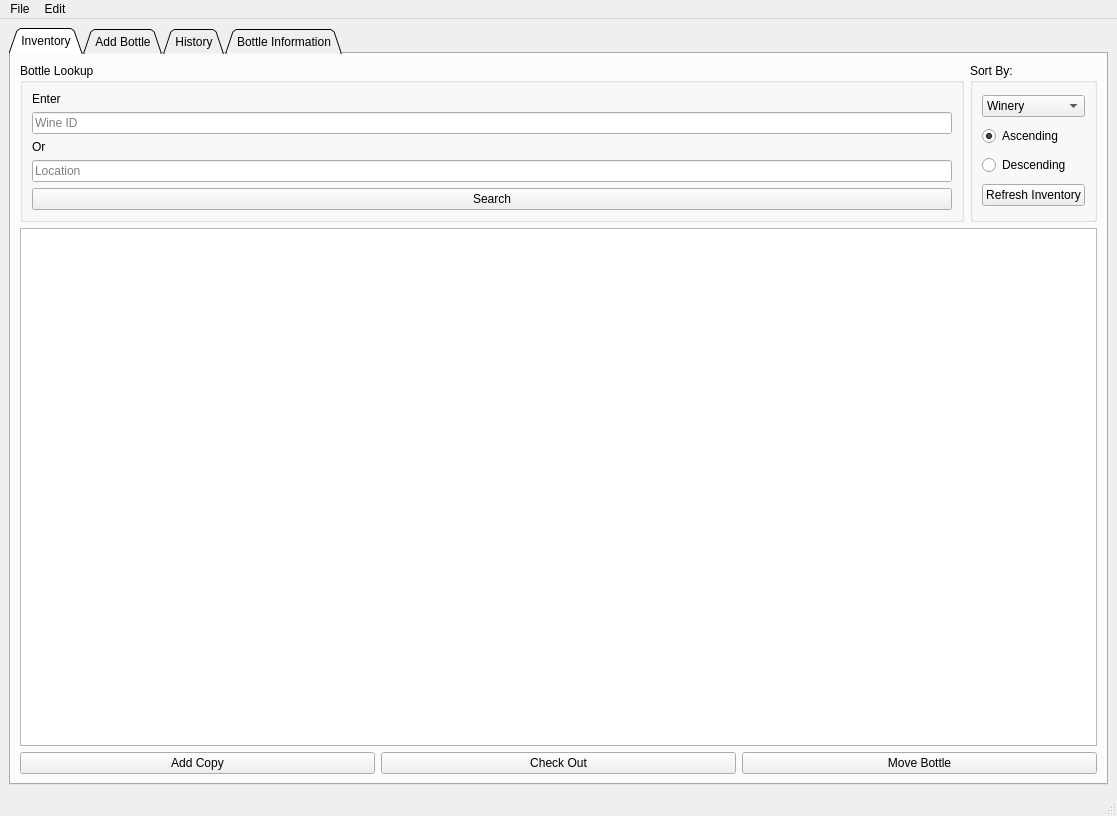
<?xml version="1.0" encoding="UTF-8"?>
<ui version="4.0">
 <class>Vinny</class>
 <widget class="QMainWindow" name="Vinny">
  <property name="geometry">
   <rect>
    <x>0</x>
    <y>0</y>
    <width>1117</width>
    <height>816</height>
   </rect>
  </property>
  <property name="windowTitle">
   <string>Vinny </string>
  </property>
  <property name="windowIcon">
   <iconset resource="resources/icons/icons.qrc">
    <normaloff>:/Wine/wine/icons8-bar-52.png</normaloff>:/Wine/wine/icons8-bar-52.png</iconset>
  </property>
  <property name="tabShape">
   <enum>QTabWidget::Triangular</enum>
  </property>
  <widget class="QWidget" name="centralwidget">
   <layout class="QHBoxLayout" name="horizontalLayout_2">
    <item>
     <widget class="QTabWidget" name="tabWidget">
      <property name="tabShape">
       <enum>QTabWidget::Triangular</enum>
      </property>
      <property name="currentIndex">
       <number>0</number>
      </property>
      <widget class="QWidget" name="inventory">
       <attribute name="title">
        <string>Inventory</string>
       </attribute>
       <layout class="QVBoxLayout" name="verticalLayout_2">
        <item>
         <layout class="QHBoxLayout" name="horizontalLayout">
          <item>
           <widget class="QGroupBox" name="groupBox_2">
            <property name="title">
             <string>Bottle Lookup</string>
            </property>
            <layout class="QVBoxLayout" name="verticalLayout">
             <item>
              <widget class="QLabel" name="label_2">
               <property name="text">
                <string>Enter</string>
               </property>
              </widget>
             </item>
             <item>
              <widget class="QLineEdit" name="wine_id">
               <property name="text">
                <string/>
               </property>
               <property name="placeholderText">
                <string>Wine ID</string>
               </property>
               <property name="clearButtonEnabled">
                <bool>false</bool>
               </property>
              </widget>
             </item>
             <item>
              <widget class="QLabel" name="label">
               <property name="text">
                <string>Or</string>
               </property>
              </widget>
             </item>
             <item>
              <widget class="QLineEdit" name="location_field">
               <property name="placeholderText">
                <string>Location</string>
               </property>
              </widget>
             </item>
             <item>
              <widget class="QPushButton" name="search">
               <property name="text">
                <string>Search</string>
               </property>
               <property name="icon">
                <iconset resource="resources/icons/icons.qrc">
                 <normaloff>:/Actions/actions/search.svg</normaloff>:/Actions/actions/search.svg</iconset>
               </property>
               <property name="checkable">
                <bool>false</bool>
               </property>
              </widget>
             </item>
            </layout>
           </widget>
          </item>
          <item>
           <widget class="QGroupBox" name="groupBox">
            <property name="title">
             <string>Sort By:</string>
            </property>
            <layout class="QVBoxLayout" name="verticalLayout_3">
             <item>
              <widget class="QComboBox" name="sortBy">
               <property name="currentText">
                <string>Winery</string>
               </property>
               <property name="currentIndex">
                <number>0</number>
               </property>
               <item>
                <property name="text">
                 <string>Winery</string>
                </property>
               </item>
               <item>
                <property name="text">
                 <string>AVA</string>
                </property>
               </item>
               <item>
                <property name="text">
                 <string>Name</string>
                </property>
               </item>
               <item>
                <property name="text">
                 <string>Varietal</string>
                </property>
               </item>
               <item>
                <property name="text">
                 <string>Vintage</string>
                </property>
               </item>
              </widget>
             </item>
             <item>
              <widget class="QRadioButton" name="radioButton_2">
               <property name="text">
                <string>Ascending</string>
               </property>
               <property name="checked">
                <bool>true</bool>
               </property>
              </widget>
             </item>
             <item>
              <widget class="QRadioButton" name="radioButton">
               <property name="text">
                <string>Descending</string>
               </property>
              </widget>
             </item>
             <item>
              <widget class="QPushButton" name="refresh">
               <property name="text">
                <string>Refresh Inventory</string>
               </property>
               <property name="icon">
                <iconset resource="resources/icons/icons.qrc">
                 <normaloff>:/Actions/actions/stock_refresh.svg</normaloff>:/Actions/actions/stock_refresh.svg</iconset>
               </property>
              </widget>
             </item>
            </layout>
           </widget>
          </item>
         </layout>
        </item>
        <item>
         <widget class="QTableView" name="invTable"/>
        </item>
        <item>
         <layout class="QHBoxLayout" name="horizontalLayout_6">
          <item>
           <widget class="QPushButton" name="pushButton_6">
            <property name="text">
             <string>Add Copy</string>
            </property>
           </widget>
          </item>
          <item>
           <widget class="QPushButton" name="check_out">
            <property name="text">
             <string>Check Out</string>
            </property>
            <property name="icon">
             <iconset resource="resources/icons/icons.qrc">
              <normaloff>:/Wine/wine/icons8-wine-bottle-52.png</normaloff>:/Wine/wine/icons8-wine-bottle-52.png</iconset>
            </property>
           </widget>
          </item>
          <item>
           <widget class="QPushButton" name="pushButton_5">
            <property name="text">
             <string>Move Bottle</string>
            </property>
           </widget>
          </item>
         </layout>
        </item>
       </layout>
      </widget>
      <widget class="QWidget" name="find">
       <attribute name="title">
        <string>Add Bottle</string>
       </attribute>
       <layout class="QGridLayout" name="gridLayout_3">
        <item row="0" column="1" rowspan="2">
         <layout class="QVBoxLayout" name="verticalLayout_6">
          <item>
           <widget class="QLabel" name="label_11">
            <property name="text">
             <string>Matches</string>
            </property>
           </widget>
          </item>
          <item>
           <widget class="QTableView" name="tableView_2"/>
          </item>
         </layout>
        </item>
        <item row="1" column="0">
         <widget class="QGroupBox" name="groupBox_5">
          <property name="title">
           <string>Actions</string>
          </property>
          <layout class="QVBoxLayout" name="verticalLayout_9">
           <item>
            <widget class="QRadioButton" name="radioButton_3">
             <property name="text">
              <string>Location</string>
             </property>
             <property name="checked">
              <bool>true</bool>
             </property>
            </widget>
           </item>
           <item>
            <widget class="QLineEdit" name="lineEdit_10"/>
           </item>
           <item>
            <widget class="QRadioButton" name="radioButton_4">
             <property name="text">
              <string>Quantity</string>
             </property>
            </widget>
           </item>
           <item>
            <widget class="QLineEdit" name="lineEdit_11"/>
           </item>
           <item>
            <widget class="QPushButton" name="pushButton_2">
             <property name="text">
              <string>Add to Cellar</string>
             </property>
            </widget>
           </item>
           <item>
            <widget class="QPushButton" name="pushButton_4">
             <property name="text">
              <string>Generate Barcode</string>
             </property>
             <property name="icon">
              <iconset resource="resources/icons/icons.qrc">
               <normaloff>:/Actions/actions/icons8-barcode-52.png</normaloff>:/Actions/actions/icons8-barcode-52.png</iconset>
             </property>
            </widget>
           </item>
          </layout>
         </widget>
        </item>
        <item row="0" column="0">
         <widget class="QGroupBox" name="groupBox_3">
          <property name="title">
           <string>Wine Information</string>
          </property>
          <layout class="QGridLayout" name="gridLayout_2">
           <item row="2" column="1">
            <layout class="QVBoxLayout" name="verticalLayout_5">
             <item>
              <widget class="QLabel" name="label_7">
               <property name="text">
                <string>American Viticulture Area</string>
               </property>
              </widget>
             </item>
             <item>
              <widget class="QLineEdit" name="lineEdit_5">
               <property name="placeholderText">
                <string/>
               </property>
              </widget>
             </item>
             <item>
              <widget class="QLabel" name="label_5">
               <property name="text">
                <string>Varietal</string>
               </property>
              </widget>
             </item>
             <item>
              <widget class="QLineEdit" name="lineEdit_3">
               <property name="placeholderText">
                <string/>
               </property>
              </widget>
             </item>
             <item>
              <widget class="QLabel" name="label_12">
               <property name="text">
                <string>UPC Code</string>
               </property>
              </widget>
             </item>
             <item>
              <widget class="QLineEdit" name="lineEdit_9"/>
             </item>
             <item>
              <widget class="QLabel" name="label_8">
               <property name="text">
                <string>Type</string>
               </property>
              </widget>
             </item>
             <item>
              <widget class="QComboBox" name="comboBox">
               <item>
                <property name="text">
                 <string>Table</string>
                </property>
               </item>
               <item>
                <property name="text">
                 <string>Dessert</string>
                </property>
               </item>
               <item>
                <property name="text">
                 <string>Sparkling</string>
                </property>
               </item>
              </widget>
             </item>
             <item>
              <widget class="QLabel" name="label_10">
               <property name="text">
                <string>Current Value</string>
               </property>
              </widget>
             </item>
             <item>
              <widget class="QLineEdit" name="lineEdit_8"/>
             </item>
            </layout>
           </item>
           <item row="2" column="0">
            <layout class="QVBoxLayout" name="verticalLayout_4">
             <item>
              <widget class="QLabel" name="label_3">
               <property name="text">
                <string>Winery</string>
               </property>
              </widget>
             </item>
             <item>
              <widget class="QLineEdit" name="lineEdit">
               <property name="placeholderText">
                <string/>
               </property>
              </widget>
             </item>
             <item>
              <widget class="QLabel" name="label_4">
               <property name="text">
                <string>Blend Name</string>
               </property>
              </widget>
             </item>
             <item>
              <widget class="QLineEdit" name="lineEdit_2"/>
             </item>
             <item>
              <widget class="QLabel" name="label_6">
               <property name="text">
                <string>Vintage</string>
               </property>
              </widget>
             </item>
             <item>
              <widget class="QLineEdit" name="lineEdit_7"/>
             </item>
             <item>
              <widget class="QLabel" name="label_14">
               <property name="text">
                <string>Bottle Size</string>
               </property>
              </widget>
             </item>
             <item>
              <widget class="QComboBox" name="comboBox_2">
               <property name="currentIndex">
                <number>2</number>
               </property>
               <item>
                <property name="text">
                 <string>Split (187.5 mL)</string>
                </property>
               </item>
               <item>
                <property name="text">
                 <string>Half (375 mL)</string>
                </property>
               </item>
               <item>
                <property name="text">
                 <string>Standard (750 mL)</string>
                </property>
               </item>
               <item>
                <property name="text">
                 <string>Magnum (1.5 L)</string>
                </property>
               </item>
               <item>
                <property name="text">
                 <string>Double Magnum (3.0 L)</string>
                </property>
               </item>
               <item>
                <property name="text">
                 <string>Jeroboam (4.5 L)</string>
                </property>
               </item>
               <item>
                <property name="text">
                 <string>Imperial (6.0 L)</string>
                </property>
               </item>
               <item>
                <property name="text">
                 <string>Salmanazar (9.0 L)</string>
                </property>
               </item>
               <item>
                <property name="text">
                 <string>Other...</string>
                </property>
               </item>
              </widget>
             </item>
             <item>
              <widget class="QLabel" name="label_9">
               <property name="text">
                <string>MSRP</string>
               </property>
              </widget>
             </item>
             <item>
              <widget class="QLineEdit" name="lineEdit_4"/>
             </item>
            </layout>
           </item>
           <item row="3" column="0">
            <widget class="QLabel" name="label_13">
             <property name="text">
              <string>Comments</string>
             </property>
            </widget>
           </item>
           <item row="4" column="0">
            <widget class="QTextEdit" name="textEdit">
             <property name="placeholderText">
              <string/>
             </property>
            </widget>
           </item>
           <item row="4" column="1">
            <layout class="QVBoxLayout" name="verticalLayout_7">
             <item>
              <widget class="QCheckBox" name="checkBox">
               <property name="text">
                <string>Limit Search to My Cellar</string>
               </property>
               <property name="checked">
                <bool>true</bool>
               </property>
              </widget>
             </item>
             <item>
              <widget class="QPushButton" name="pushButton">
               <property name="text">
                <string>Search</string>
               </property>
              </widget>
             </item>
             <item>
              <widget class="QPushButton" name="pushButton_3">
               <property name="text">
                <string>Update Bottle</string>
               </property>
              </widget>
             </item>
            </layout>
           </item>
          </layout>
         </widget>
        </item>
       </layout>
      </widget>
      <widget class="QWidget" name="history">
       <attribute name="title">
        <string>History</string>
       </attribute>
       <layout class="QHBoxLayout" name="horizontalLayout_3">
        <item>
         <widget class="QTableView" name="tableView"/>
        </item>
       </layout>
      </widget>
      <widget class="QWidget" name="info">
       <attribute name="title">
        <string>Bottle Information</string>
       </attribute>
      </widget>
     </widget>
    </item>
   </layout>
  </widget>
  <widget class="QMenuBar" name="menubar">
   <property name="geometry">
    <rect>
     <x>0</x>
     <y>0</y>
     <width>1117</width>
     <height>21</height>
    </rect>
   </property>
   <widget class="QMenu" name="menuFile">
    <property name="title">
     <string>File</string>
    </property>
    <addaction name="actionImport"/>
    <addaction name="actionExport"/>
    <addaction name="separator"/>
    <addaction name="actionSettings"/>
   </widget>
   <widget class="QMenu" name="menuEdit">
    <property name="title">
     <string>Edit</string>
    </property>
   </widget>
   <addaction name="menuFile"/>
   <addaction name="menuEdit"/>
  </widget>
  <widget class="QStatusBar" name="statusbar"/>
  <action name="actionSettings">
   <property name="text">
    <string>Settings</string>
   </property>
   <property name="shortcutContext">
    <enum>Qt::WidgetWithChildrenShortcut</enum>
   </property>
  </action>
  <action name="actionImport">
   <property name="icon">
    <iconset resource="resources/icons/icons.qrc">
     <normaloff>:/Actions/actions/document-save-as.svg</normaloff>:/Actions/actions/document-save-as.svg</iconset>
   </property>
   <property name="text">
    <string>Import...</string>
   </property>
  </action>
  <action name="actionExport">
   <property name="icon">
    <iconset resource="resources/icons/icons.qrc">
     <normaloff>:/Mimetypes/mimetypes/x-office-spreadsheet.svg</normaloff>:/Mimetypes/mimetypes/x-office-spreadsheet.svg</iconset>
   </property>
   <property name="text">
    <string>Export...</string>
   </property>
  </action>
 </widget>
 <layoutdefault spacing="6" margin="9"/>
 <resources>
  <include location="resources/icons/icons.qrc"/>
 </resources>
 <connections/>
</ui>
